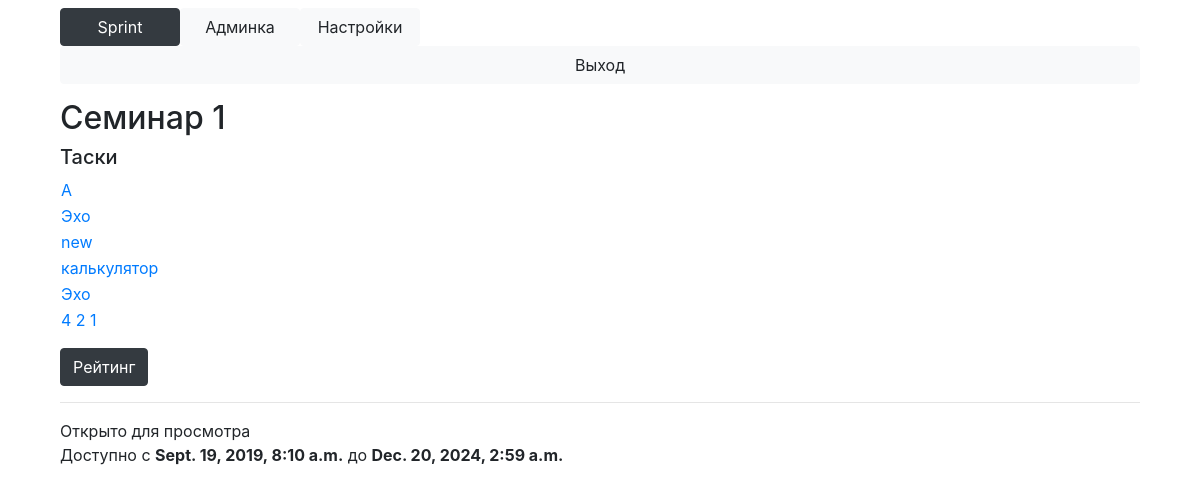
/block?id=50 (signed in), run on an earlier commit of the app's database.
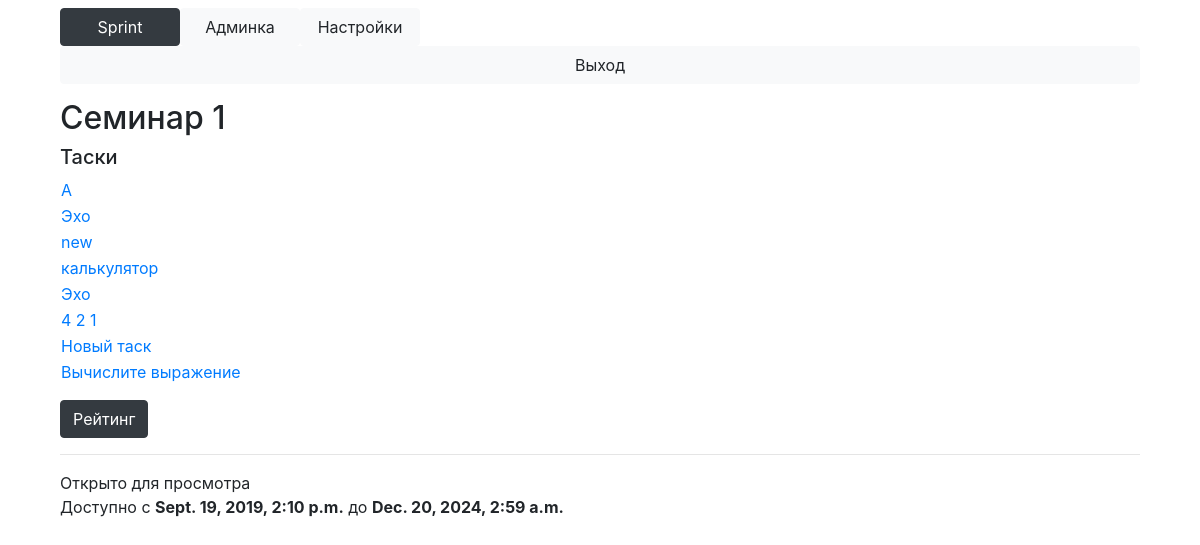
And on a later commit of the database.
### Main/models.py (models this page shows, shortened)
class Task(models.Model):
    name = models.TextField()
    block = models.ForeignKey(Block, on_delete=models.CASCADE)
    legend = models.TextField(default='')
    input = models.TextField(default='')
    output = models.TextField(default='')
    specifications = models.TextField(default='')
    time_limit = models.IntegerField(default=10000)
    weight = models.FloatField(default=1.0)
    max_mark = models.IntegerField(default=10)
    max_solutions_count = models.IntegerField(default=10)
    show_details = models.BooleanField(default=False)
    full_solution = models.BooleanField(default=False)

class Block(models.Model):
    name = models.TextField()
    course = models.ForeignKey(Course, on_delete=models.CASCADE)
    time_start = models.DateTimeField()
    time_end = models.DateTimeField()
    opened = models.BooleanField(default=False)
    show_rating = models.BooleanField(default=True)
    @property
    def tasks(self):
        return Task.objects.filter(block=self)

### Main/views.py (the view)
# urls.py: path('block', views.block),
def block(request):
    current_block = Block.objects.get(id=request.GET['id'])
    if not check_permission_block(request.user, current_block):
        return HttpResponseRedirect('/main')
    return render(request, 'block.html', context={'Block': current_block,
                                                  'is_admin': check_admin(request.user),
                                                  'user': request.user})

### Main/context_processors.py (called while the page is built)
def attributes(request):
	return {
		'current_page': 'settings' if '/settings' == request.path else 'admin' if '/admin/' in request.path else 'main',
		'is_admin': check_admin(request.user)
	}

### Main/main.py (called while the page is built)
def check_login(user):
    return user.is_authenticated

def check_admin(user):
    if check_teacher(user):
        return True
    if not check_login(user):
        return False
    return len(Subscribe.objects.filter(user=user, is_assistant=True)) > 0

def check_teacher(user):
    return user.is_staff and check_login(user)

def courses_available(user):
    if user.is_superuser:
        return Course.objects.all()
    else:
        return [s.course for s in Subscribe.objects.filter(user=user)]

def blocks_available(user):
    courses = courses_available(user)
    blocks = {}
    is_admin = check_admin(user)
    for course in courses:
        if is_admin:
            blocks[course] = Block.objects.filter(
                course=course
            )
        else:
            blocks[course] = Block.objects.filter(
                opened=True,
                time_start__lte=timezone.now(),
                course=course
            )
    return blocks

### templates/block.html (shortened to what this page needs)
{% extends 'base.html' %}
{% load filters %}
{% block content %}
    <h2>{{ Block.name }}</h2>
    <h5>Таски</h5>
    <table>
        {% for task in Block.tasks %}
            <tr>
                <td>
                    <a href="/task?id={{ task.id }}">{{ task.name }}</a>
                </td>
                <td>
                </td>
            </tr>
        {% endfor %}
    </table>
    <a href="/rating?block_id={{ Block.id }}" class="btn btn-dark" style="margin-top: 15px;">Рейтинг</a>
    <hr>
    {% if Block.opened %}
        Открыто для просмотра
    {% else %}
        Закрыто для просмотра
    {% endif %}
    <br>Доступно с <b>{{ Block.time_start }}</b> до <b>{{ Block.time_end }}</b>
{% endblock %}

What changed in the data, as far as the page shows it:
changed Block "Семинар 1": time_start "Sept. 19, 2019, 8:10 a.m." → "Sept. 19, 2019, 2:10 p.m."
added Task: name "Новый таск"
added Task: name "Вычислите выражение"
